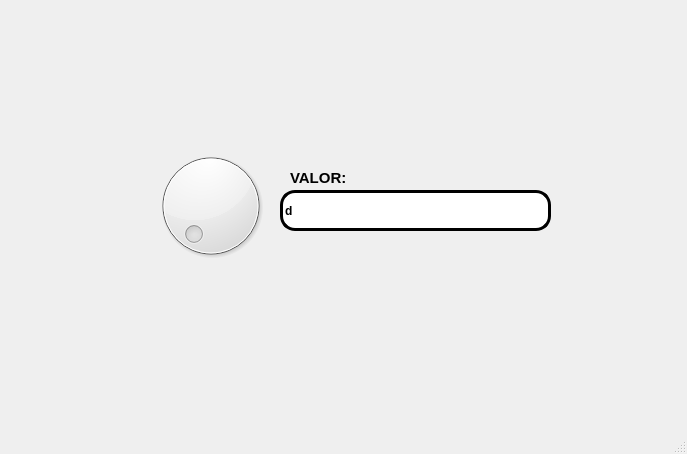
<?xml version="1.0" encoding="UTF-8"?>
<ui version="4.0">
 <class>MainWindow</class>
 <widget class="QMainWindow" name="MainWindow">
  <property name="geometry">
   <rect>
    <x>0</x>
    <y>0</y>
    <width>687</width>
    <height>454</height>
   </rect>
  </property>
  <property name="windowTitle">
   <string>MainWindow</string>
  </property>
  <widget class="QWidget" name="centralwidget">
   <widget class="QLabel" name="label">
    <property name="geometry">
     <rect>
      <x>10</x>
      <y>10</y>
      <width>181</width>
      <height>111</height>
     </rect>
    </property>
    <property name="styleSheet">
     <string notr="true"/>
    </property>
    <property name="text">
     <string/>
    </property>
    <property name="pixmap">
     <pixmap resource="../archivos/recursos.qrc">:/Ejercicios/nata.jpg</pixmap>
    </property>
    <property name="scaledContents">
     <bool>true</bool>
    </property>
   </widget>
   <widget class="QLabel" name="label_2">
    <property name="geometry">
     <rect>
      <x>470</x>
      <y>10</y>
      <width>181</width>
      <height>111</height>
     </rect>
    </property>
    <property name="styleSheet">
     <string notr="true"/>
    </property>
    <property name="text">
     <string/>
    </property>
    <property name="pixmap">
     <pixmap resource="../archivos/recursos.qrc">:/Logos/mishi.jpg</pixmap>
    </property>
    <property name="scaledContents">
     <bool>true</bool>
    </property>
   </widget>
   <widget class="QLabel" name="label_3">
    <property name="geometry">
     <rect>
      <x>520</x>
      <y>320</y>
      <width>151</width>
      <height>91</height>
     </rect>
    </property>
    <property name="styleSheet">
     <string notr="true"/>
    </property>
    <property name="text">
     <string/>
    </property>
    <property name="pixmap">
     <pixmap resource="../archivos/recursos.qrc">:/Logos/peso.jpg</pixmap>
    </property>
    <property name="scaledContents">
     <bool>true</bool>
    </property>
   </widget>
   <widget class="QDial" name="dial">
    <property name="geometry">
     <rect>
      <x>150</x>
      <y>140</y>
      <width>121</width>
      <height>131</height>
     </rect>
    </property>
   </widget>
   <widget class="QLabel" name="label_4">
    <property name="geometry">
     <rect>
      <x>290</x>
      <y>170</y>
      <width>71</width>
      <height>16</height>
     </rect>
    </property>
    <property name="font">
     <font>
      <pointsize>11</pointsize>
      <weight>75</weight>
      <bold>true</bold>
     </font>
    </property>
    <property name="text">
     <string>VALOR:</string>
    </property>
   </widget>
   <widget class="QLineEdit" name="txt_valor">
    <property name="geometry">
     <rect>
      <x>280</x>
      <y>190</y>
      <width>271</width>
      <height>41</height>
     </rect>
    </property>
    <property name="font">
     <font>
      <weight>75</weight>
      <italic>false</italic>
      <bold>true</bold>
      <underline>false</underline>
     </font>
    </property>
    <property name="styleSheet">
     <string notr="true">border: 3px solid black;
border-radius: 15px;</string>
    </property>
    <property name="text">
     <string>d</string>
    </property>
   </widget>
  </widget>
  <widget class="QMenuBar" name="menubar">
   <property name="geometry">
    <rect>
     <x>0</x>
     <y>0</y>
     <width>687</width>
     <height>21</height>
    </rect>
   </property>
  </widget>
  <widget class="QStatusBar" name="statusbar"/>
 </widget>
 <resources>
  <include location="../archivos/recursos.qrc"/>
 </resources>
 <connections/>
</ui>
